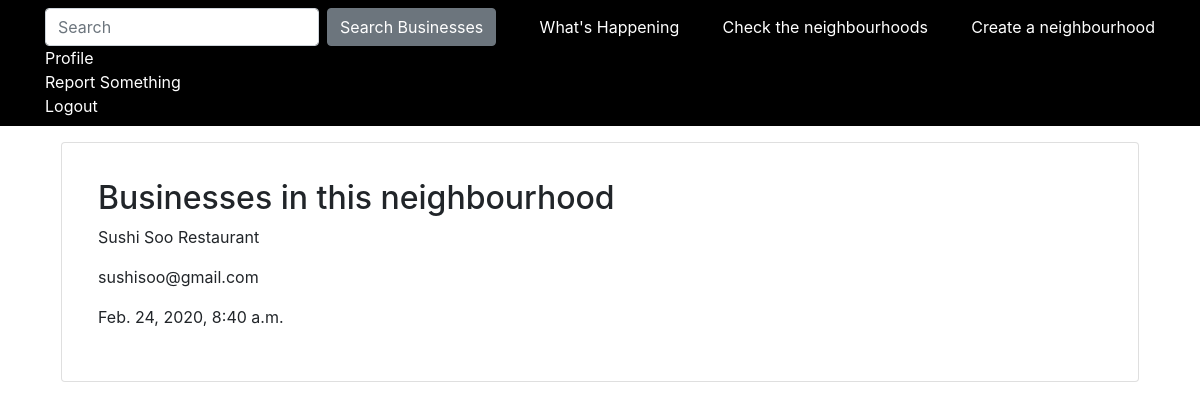
The app's page /businesses/5/ (signed in) with its own data.
### neighbourhoodwatch/models.py (models this page shows, shortened)
class Business(models.Model):
    name = models.CharField(max_length=25)
    email = models.EmailField(max_length=250)
    post_date = models.DateTimeField(auto_now_add=True, null=True)
    neighbourhood = models.ForeignKey(Neighbourhood, on_delete=models.CASCADE, null=True)

### neighbourhoodwatch/views.py (the view)
# urls.py: url(r'businesses/(?P<id>\d+)/$', views.businesses, name='businesses'),
@login_required
def businesses(request,id):
    businesses = Business.objects.filter(neighbourhood=get_object_or_404(Neighbourhood,pk=id))
    return render(request, "main/business.html", context={"businesses":businesses})

### templates/main/business.html
{% extends "main/base.html" %}
{%block content%}
<div class="container">
    <div class="card m-3 p-3">
        {% for business in businesses %}
        <div class="card-body">
            <h2>Businesses in this neighbourhood</h2>
            <p>{{business.name}}</p>
            <p>{{business.email}}</p>
            <p>{{business.post_date}}</p>
        </div>
        {% endfor%}
    </div>
</div>
{%endblock%}

### records on screen
Business: name "Sushi Soo Restaurant", email "sushisoo@gmail.com", post_date "Feb. 24, 2020, 8:40 a.m."
